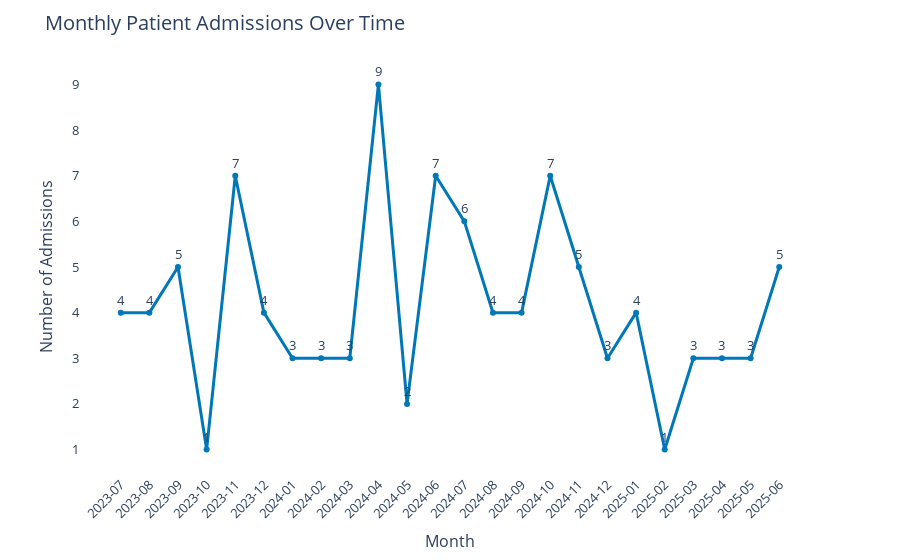

The code cell stored with this chart in its notebook:
### Code cell
monthly_admissions = df["Admission_Date"].dt.to_period("M").value_counts().sort_index()
monthly_df = monthly_admissions.reset_index()
monthly_df.columns = ["Month", "Admissions"]
monthly_df["Month"] = monthly_df["Month"].astype(str)

fig4 = px.line(
    monthly_df,
    x="Month",
    y="Admissions",
    title="Monthly Patient Admissions Over Time",
    markers=True,
    text="Admissions"
)
fig4.update_traces(textposition="top center", line=dict(color="#0077b6", width=3))

fig4.update_layout(
    xaxis_title="Month",
    yaxis_title="Number of Admissions",
    xaxis_tickangle=-45,
    title_font_size=20,
    plot_bgcolor="rgba(0,0,0,0)",
    font=dict(size=13),
    hovermode="x unified",
    margin=dict(t=60, b=80)
)
fig4.update_xaxes(type="category")

fig4.show()

### Figure 1 — Plotly figure (JSON) as saved in the notebook; plotly's stock layout.template omitted (floating-point values rounded to 4 significant figures)
{"data": [{"hovertemplate": "Month=%{x}<br>Admissions=%{text}<extra></extra>", "legendgroup": "", "line": {"color": "#0077b6", "dash": "solid", "width": 3}, "marker": {"symbol": "circle"}, "mode": "lines+markers+text", "name": "", "orientation": "v", "showlegend": false, "text": [4.0, 4.0, 5.0, 1.0, 7.0, 4.0, 3.0, 3.0, 3.0, 9.0, 2.0, 7.0, 6.0, 4.0, 4.0, 7.0, 5.0, 3.0, 4.0, 1.0, 3.0, 3.0, 3.0, 5.0], "textposition": "top center", "type": "scatter", "x": ["2023-07", "2023-08", "2023-09", "2023-10", "2023-11", "2023-12", "2024-01", "2024-02", "2024-03", "2024-04", "2024-05", "2024-06", "2024-07", "2024-08", "2024-09", "2024-10", "2024-11", "2024-12", "2025-01", "2025-02", "2025-03", "2025-04", "2025-05", "2025-06"], "xaxis": "x", "y": [4, 4, 5, 1, 7, 4, 3, 3, 3, 9, 2, 7, 6, 4, 4, 7, 5, 3, 4, 1, 3, 3, 3, 5], "yaxis": "y"}], "layout": {"font": {"size": 13}, "hovermode": "x unified", "legend": {"tracegroupgap": 0}, "margin": {"b": 80, "t": 60}, "plot_bgcolor": "rgba(0,0,0,0)", "title": {"font": {"size": 20}, "text": "Monthly Patient Admissions Over Time"}, "xaxis": {"anchor": "y", "domain": [0, 1], "tickangle": -45, "title": {"text": "Month"}, "type": "category"}, "yaxis": {"anchor": "x", "domain": [0, 1], "title": {"text": "Number of Admissions"}}}}
